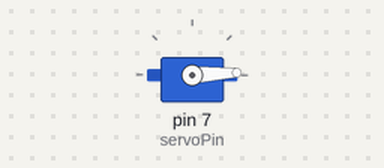
This sketch was run on a simulated Arduino Uno, built with avr-gcc and run on an emulated ATmega328P. Shown: servo. What the sketch prints to the serial monitor is not drawn.

Above: at 0.05 s.
At 1.3 s:
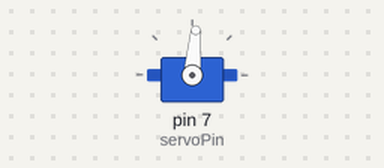
At 2.6 s:
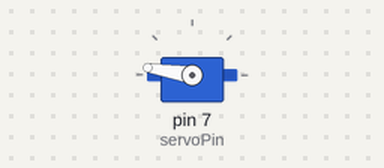
At 5.2 s:
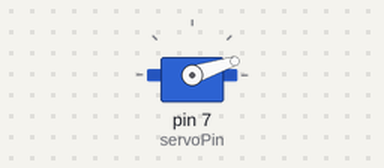
Timing chart, 0 to 7.1 s (numbered marks = the images above):
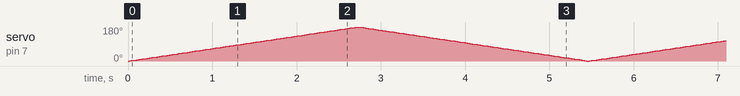

The sketch:

Servo_Motor.ino
```cpp
#include <Servo.h>

// Define the digital pin for the servo motor
const int servoPin = 7;

// Create a Servo object named myServo
Servo myServo;

void setup() {
  // Start serial communication at a baud rate of 9600
  Serial.begin(9600);

  // Attach the servo motor to the specified pin
  myServo.attach(servoPin);

  // Initial message to indicate setup is complete
  Serial.println("Servo motor movement started.");
}

void loop() {
  // Move the servo motor from 0 to 180 degrees
  for (int angle = 0; angle <= 180; angle++) {
    myServo.write(angle);
    delay(15); // Delay to control the speed of the servo movement
  }

  // Move the servo motor from 180 to 0 degrees
  for (int angle = 180; angle >= 0; angle--) {
    myServo.write(angle);
    delay(15); // Delay to control the speed of the servo movement
  }
}
```
